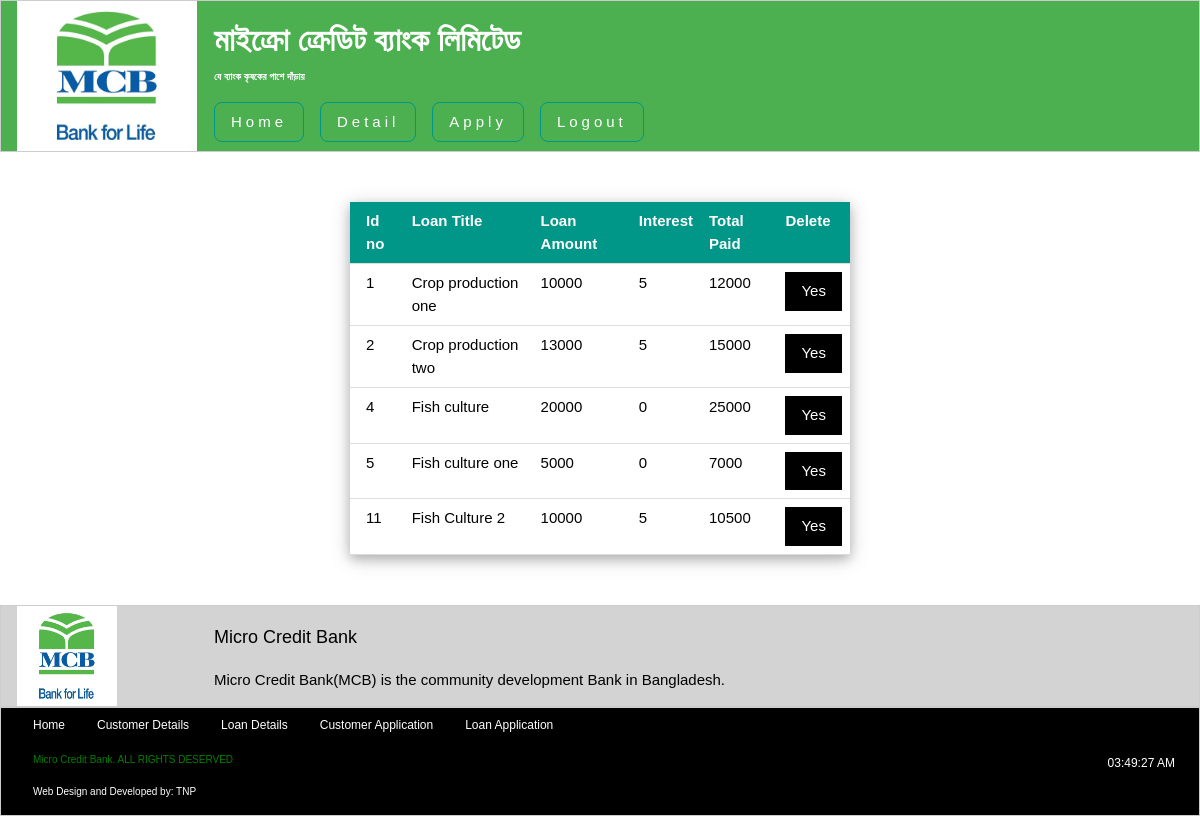
The app's page /micro_credit_bank/loan_detail.php with its own data.
### tables this page shows
CREATE TABLE IF NOT EXISTS `loan_category` (
`category_id` int(11) NOT NULL,
  `loan_type` varchar(255) NOT NULL,
  `loan_amount` int(11) NOT NULL,
  `total_paid` int(11) NOT NULL,
  `validity` varchar(255) NOT NULL,
  `interest` int(11) NOT NULL
);

### micro_credit_bank/loan_detail.php (the view, shortened to what this page needs)
<div class="w3-container" style="min-height:295px;height:auto;">
<?php
	$sql = "SELECT * FROM loan_category";
	$result = mysql_query($sql);
	if($result)
	{
		if(mysql_num_rows($result))
		{?>
			<table class="w3-table w3-container w3-hoverable w3-bordered w3-middle w3-card-4" style="max-width:500px;width:50%;margin-top:50px; margin-bottom: 50px; font-family: Arial; ">
					<thead>
						<tr class="w3-teal">
							<th> Id no </th>
							<th> Loan Title </th>
							<th> Loan Amount </th>
							<th> Interest </th>
							<th> Total Paid </th>
							<th> Delete </th>
						</tr>
					</thead>
		<?php
			while($row = mysql_fetch_assoc($result))
			{
				?>
					<tr>
						<td> <?php echo $row['category_id']; ?> </td>
						<td> <?php echo $row['loan_type']; ?> </td>
						<td> <?php echo $row['loan_amount']; ?> </td>
						<td> <?php echo $row['interest']; ?> </td>
						<td> <?php echo $row['total_paid'] ?> </td>
						<td> <a href="loan_detail_exec.php?id=<?php echo $row['category_id']; ?>"> <button class="w3-button w3-black" onclick="remove_note()">Yes</button></a> </td>
					</tr>
		<?php
			}
		?>
			</table>
	<?php
		}
	}
?>
</div>

### micro_credit_bank/css/w3_css.css (style rules this page uses)
html { box-sizing:border-box }
*,*:before,*:after { box-sizing:inherit }
html { -ms-text-size-adjust:100%;-webkit-text-size-adjust:100% }
body { margin:0 }
a { background-color:transparent;-webkit-text-decoration-skip:objects }
button,input,select,textarea { font:inherit;margin:0 }
button,input { overflow:visible }
button,select { text-transform:none }
button,html [type=button],[type=reset],[type=submit] { -webkit-appearance:button }
html,body { font-family:Verdana,sans-serif;font-size:15px;line-height:1.5 }
html { overflow-x:hidden }
a { color:inherit }
.w3-table,.w3-table-all { border-collapse:collapse;border-spacing:0;width:100%;display:table }
.w3-bordered tr,.w3-table-all tr { border-bottom:1px solid #ddd }
.w3-table td,.w3-table th,.w3-table-all td,.w3-table-all th { padding:8px 8px;display:table-cell;text-align:left;vertical-align:top }
.w3-table th:first-child,.w3-table td:first-child,.w3-table-all th:first-child,.w3-table-all td:first-child { padding-left:16px }
.w3-btn,.w3-button { border:none;display:inline-block;padding:8px 16px;vertical-align:middle;overflow:hidden;text-decoration:none;color:inherit;background-color:inherit;text-align:center;cursor:pointer;white-space:nowrap }
.w3-btn,.w3-button { -webkit-touch-callout:none;-webkit-user-select:none;-khtml-user-select:none;-moz-user-select:none;-ms-user-select:none;user-select:none }
.w3-container:after,.w3-container:before,.w3-panel:after,.w3-panel:before,.w3-row:after,.w3-row:before,.w3-row-padding:after,.w3-row-padding:before, .w3-cell-row:before,.w3-cell-row:after,.w3-clear:after,.w3-clear:before,.w3-bar:before,.w3-bar:after { content:"";display:table;clear:both }
.w3-container,.w3-panel { padding:0.01em 16px }
.w3-card-4,.w3-hover-shadow:hover { box-shadow:0 4px 10px 0 rgba(0,0,0,0.2),0 4px 20px 0 rgba(0,0,0,0.19) }
.w3-teal,.w3-hover-teal:hover { color:#fff!important;background-color:#009688!important }
.w3-black,.w3-hover-black:hover { color:#fff!important;background-color:#000!important }
.w3-middle { margin: 0 auto; }

### records on screen
loan_category: category_id "1", loan_type "Crop production one", loan_amount "10000", interest "5", total_paid "12000"
loan_category: category_id "2", loan_type "Crop production two", loan_amount "13000", interest "5", total_paid "15000"
loan_category: category_id "4", loan_type "Fish culture", loan_amount "20000", interest "0", total_paid "25000"
loan_category: category_id "5", loan_type "Fish culture one", loan_amount "5000", interest "0", total_paid "7000"
loan_category: category_id "11", loan_type "Fish Culture 2", loan_amount "10000", interest "5", total_paid "10500"
